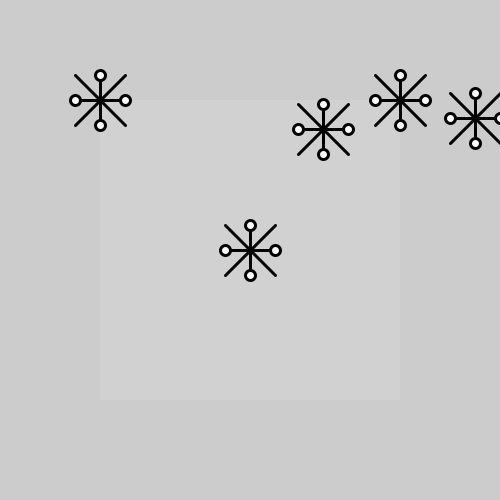
Frame 1 (no input)
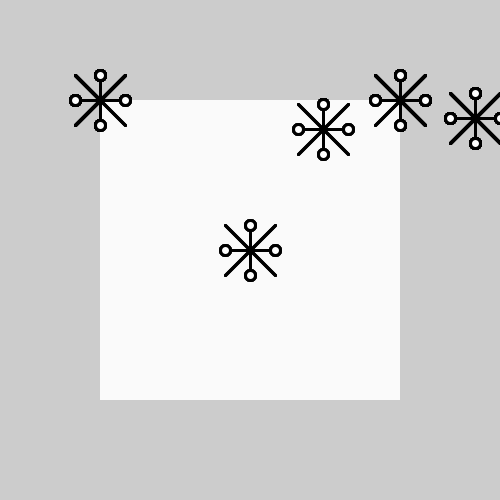
Frame 60 (the mouse pressed at the canvas centre just before this capture)
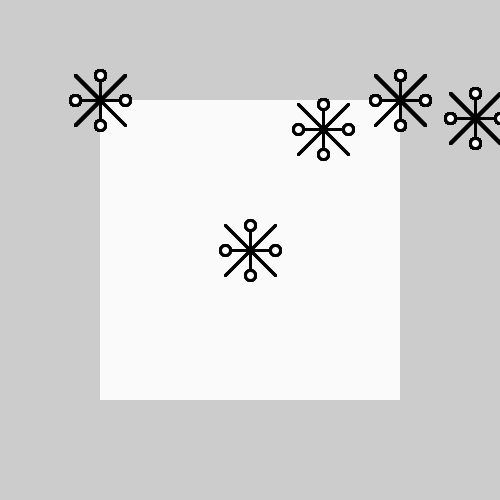
Frame 120 (the mouse held since frame 60 and released just before this capture)

The Processing sketch that drew these frames (run headless with seeded random() and noise(); from frame 60 on, the mouse is pressed at the canvas centre):

// Processing sketch: CRCP6310_Functions_and_Random
// ── CRCP6310_Functions_and_Random.pde
// design drawn in a function
// random position

// global variables
float x;
float y;

float x2;
float y2;

void setup() {
  size(500, 500);
  x = random(width);
  y = random(height);
  
  x2 = random(width);
  y2 = random(height);
}

void draw() {
  fill(255, 25);
  noStroke();
  rectMode(CENTER);
  rect(250, 250, 300, 300);
  
  design(250, 250);
  design(100, 100);
  design(400, 100);
  design(x, y);
  design(x2, y2);

  if (frameCount % 240 == 0) {
    x = random(width);
    y = random(height);
  }
}

void keyPressed() {
  x2 = random(width);
  y2 = random(height);
}

void mousePressed() {
  design(mouseX, mouseY);
}

void design(float x, float y) {
  stroke(0);
  strokeWeight(3);
  line(x + 00, y - 25, x + 00, y + 25);
  line(x - 25, y + 00, x + 25, y + 00);
  line(x - 25, y - 25, x + 25, y + 25);
  line(x - 25, y + 25, x + 25, y - 25);

  fill(255);
  ellipse(x + 00, y - 25, 10, 10);
  ellipse(x + 00, y + 25, 10, 10);
  ellipse(x - 25, y + 00, 10, 10);
  ellipse(x + 25, y + 00, 10, 10);
}
